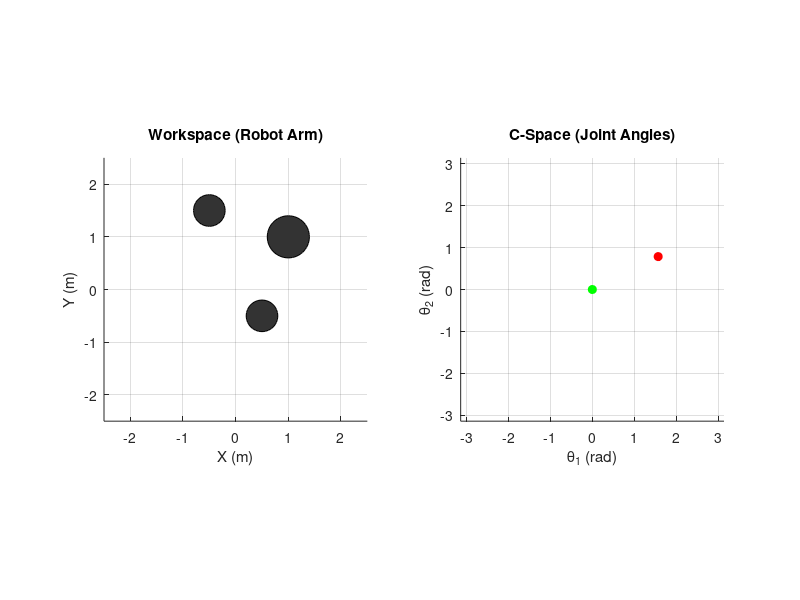

MATLAB code to generate this figure: (Note: this script raises an error after producing the figure.)
% robotarm_RRT_star_v02.m
% 2-Link Robot Arm Path Planning using RRT* (Optimal RRT) - Baseline Experiment
% Date: 2026-02-28
% Version: v02 (Added data logging and image export)

clear; clc; close all;

%% 1. Experiment Setup
% Robot Parameters
L1 = 1.0; % Length of link 1
L2 = 1.0; % Length of link 2
link_width = 0.1;

% Environment (Obstacles: [x, y, radius])
obstacles = [
    1.0, 1.0, 0.4;
    -0.5, 1.5, 0.3;
    0.5, -0.5, 0.3
];

% Task Definition (Joint Angles in Radians)
q_start = [0, 0];          % Start configuration
q_goal = [pi/2, pi/4];     % Goal configuration
goal_tol = 0.1;            % Tolerance to reach goal

% RRT* Parameters
max_iter = 3000;
step_size = 0.1;           % Max angle change per step
search_radius = 0.5;       % Rewiring radius
goal_bias = 0.1;           % Probability to sample goal

%% 2. Initialization
nodes(1).coord = q_start;
nodes(1).parent = 0;
nodes(1).cost = 0;

% Visualization Setup (Hidden for batch run)
f = figure('Color', 'w', 'Position', [100, 100, 1000, 500], 'Visible', 'off');
subplot(1,2,1); hold on; grid on; axis equal;
title('Workspace (Robot Arm)');
xlabel('X (m)'); ylabel('Y (m)');
axis([-2.5 2.5 -2.5 2.5]);

% Draw Obstacles
for i = 1:size(obstacles, 1)
    rectangle('Position', [obstacles(i,1)-obstacles(i,3), obstacles(i,2)-obstacles(i,3), ...
               2*obstacles(i,3), 2*obstacles(i,3)], 'Curvature', [1 1], 'FaceColor', [0.2 0.2 0.2]);
end

subplot(1,2,2); hold on; grid on; axis equal;
title('C-Space (Joint Angles)');
xlabel('\theta_1 (rad)'); ylabel('\theta_2 (rad)');
axis([-pi pi -pi pi]);
plot(q_start(1), q_start(2), 'go', 'MarkerFaceColor', 'g');
plot(q_goal(1), q_goal(2), 'ro', 'MarkerFaceColor', 'r');

%% 3. RRT* Main Loop
fprintf('Starting RRT* Optimization (v02)...\n');
tic;

for i = 1:max_iter
    % 3.1 Sampling
    if rand < goal_bias
        q_rand = q_goal;
    else
        q_rand = [rand*2*pi - pi, rand*2*pi - pi];
    end
    
    % 3.2 Nearest Node
    dists = arrayfun(@(n) norm(n.coord - q_rand), nodes);
    [~, nearest_idx] = min(dists);
    q_near = nodes(nearest_idx).coord;
    
    % 3.3 Steer
    dir = q_rand - q_near;
    dist = norm(dir);
    if dist > step_size
        q_new = q_near + (dir / dist) * step_size;
    else
        q_new = q_rand;
    end
    
    % 3.4 Collision Check
    if ~check_collision(q_new, q_near, L1, L2, obstacles) % Fixed args order for logic
        
        % 3.5 Choose Parent
        min_cost = nodes(nearest_idx).cost + norm(q_new - q_near);
        best_parent = nearest_idx;
        
        neighbor_idxs = find(dists <= search_radius);
        
        for idx = neighbor_idxs
            cost_via_neighbor = nodes(idx).cost + norm(q_new - nodes(idx).coord);
            if cost_via_neighbor < min_cost
                if ~check_collision(q_new, nodes(idx).coord, L1, L2, obstacles)
                    min_cost = cost_via_neighbor;
                    best_parent = idx;
                end
            end
        end
        
        % Add Node
        new_idx = length(nodes) + 1;
        nodes(new_idx).coord = q_new;
        nodes(new_idx).parent = best_parent;
        nodes(new_idx).cost = min_cost;
        
        % 3.6 Rewire
        for idx = neighbor_idxs
            cost_via_new = nodes(new_idx).cost + norm(nodes(idx).coord - q_new);
            if cost_via_new < nodes(idx).cost
                if ~check_collision(q_new, nodes(idx).coord, L1, L2, obstacles)
                    nodes(idx).parent = new_idx;
                    nodes(idx).cost = cost_via_new;
                end
            end
        end
        
        % Plot edges (only for final result, skipped loop drawing for speed)
    end
end
sim_time = toc;

%% 4. Extract Path & Save Results
dists_to_goal = arrayfun(@(n) norm(n.coord - q_goal), nodes);
[min_dist_goal, goal_idx] = min(dists_to_goal);

result_data = struct();
result_data.parameters.max_iter = max_iter;
result_data.parameters.step_size = step_size;
result_data.parameters.search_radius = search_radius;
result_data.time = sim_time;

if min_dist_goal < goal_tol
    fprintf('Path Found! Cost: %.4f\n', nodes(goal_idx).cost);
    
    % Backtrack
    curr = goal_idx;
    path_idx = [];
    while curr ~= 0
        path_idx = [curr, path_idx];
        curr = nodes(curr).parent;
    end
    
    path_q = reshape([nodes(path_idx).coord], 2, [])';
    result_data.success = true;
    result_data.cost = nodes(goal_idx).cost;
    result_data.path = path_q;
    
    % Final Visualization
    subplot(1,2,2);
    % Plot all edges (grey)
    for k = 2:length(nodes)
        p = nodes(k).parent;
        if p > 0
            plot([nodes(p).coord(1), nodes(k).coord(1)], [nodes(p).coord(2), nodes(k).coord(2)], '-', 'Color', [0.9 0.9 0.9]);
        end
    end
    plot(path_q(:,1), path_q(:,2), 'r-', 'LineWidth', 2);
    
    subplot(1,2,1);
    % Draw final path robot configurations
    % Draw start
    [xe, ye, x_elbow, y_elbow] = forward_kinematics(q_start, L1, L2);
    plot([0, x_elbow, xe], [0, y_elbow, ye], 'g-o', 'LineWidth', 2);
    % Draw goal
    [xe, ye, x_elbow, y_elbow] = forward_kinematics(q_goal, L1, L2);
    plot([0, x_elbow, xe], [0, y_elbow, ye], 'r-o', 'LineWidth', 2);
    % Draw path trace
    for j = 1:5:size(path_q, 1) % Sampled frames
        [xe, ye, x_elbow, y_elbow] = forward_kinematics(path_q(j,:), L1, L2);
        plot([0, x_elbow, xe], [0, y_elbow, ye], 'b-', 'Color', [0 0 1 0.2]);
    end
    title(sprintf('Optimized Path (Cost: %.2f)', result_data.cost));
else
    fprintf('Failed to reach goal within tolerance.\n');
    result_data.success = false;
    result_data.cost = Inf;
    result_data.path = [];
end

% Save Outputs
output_dir = fullfile(pwd, '..', 'outputs');
if ~exist(output_dir, 'dir'), mkdir(output_dir); end

img_file = fullfile(output_dir, 'RRT_star_v02_result.png');
saveas(f, img_file);
fprintf('Saved plot to %s\n', img_file);

mat_file = fullfile(output_dir, 'RRT_star_v02_data.mat');
save(mat_file, 'nodes', 'result_data', 'obstacles');
fprintf('Saved data to %s\n', mat_file);

fprintf('Simulation Complete. Time: %.2f s, Nodes: %d\n', sim_time, length(nodes));


%% Helper Functions
function [xe, ye, x_elbow, y_elbow] = forward_kinematics(q, L1, L2)
    x_elbow = L1 * cos(q(1));
    y_elbow = L1 * sin(q(1));
    xe = x_elbow + L2 * cos(q(1) + q(2));
    ye = y_elbow + L2 * sin(q(1) + q(2));
end

function collision = check_collision(q_start, q_end, L1, L2, obstacles)
    steps = 5; % Reduced for speed
    collision = false;
    for s = 0:steps
        alpha = s / steps;
        q = q_start * (1 - alpha) + q_end * alpha;
        [xe, ye, x_elbow, y_elbow] = forward_kinematics(q, L1, L2);
        if check_line_collision([0, 0], [x_elbow, y_elbow], obstacles) || ...
           check_line_collision([x_elbow, y_elbow], [xe, ye], obstacles)
            collision = true; return;
        end
    end
end

function hit = check_line_collision(p1, p2, obstacles)
    hit = false;
    for i = 1:size(obstacles, 1)
        ox = obstacles(i,1); oy = obstacles(i,2); r = obstacles(i,3);
        v = p2 - p1; w = [ox, oy] - p1;
        c1 = dot(w, v); c2 = dot(v, v);
        if c2 == 0, dist = norm([ox, oy] - p1);
        elseif c1 <= 0, dist = norm([ox, oy] - p1);
        elseif c2 <= c1, dist = norm([ox, oy] - p2);
        else, b = c1 / c2; pb = p1 + b * v; dist = norm([ox, oy] - pb);
        end
        if dist <= r, hit = true; return; end
    end
end
